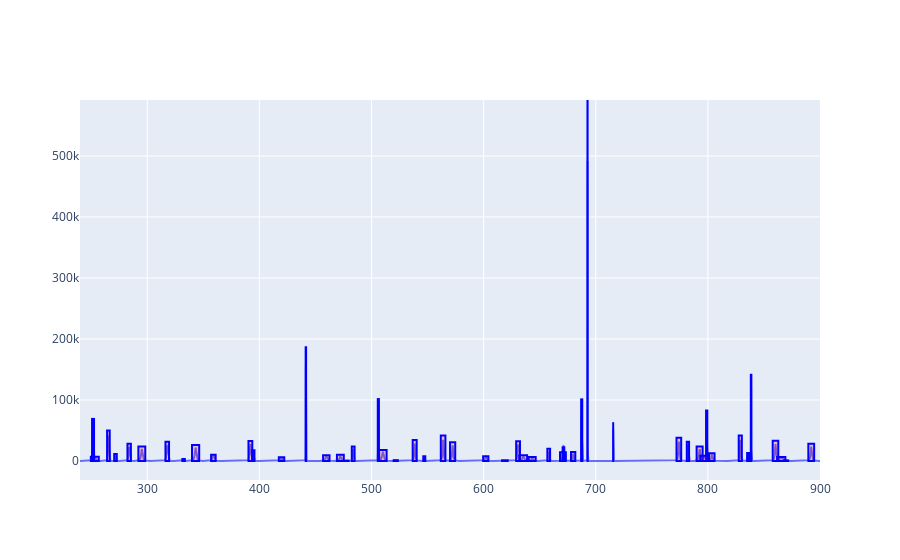

The notebook cell this image was saved under:
### Code cell
boxes = list()
for line_maximum, box_start, box_end in zip(line_maxima, box_starts, box_ends):
    boxes.append(
        go.layout.Shape(
            type='rect',
            x0=wavelengths[box_start],
            x1=wavelengths[box_end],
            y0=0,
            y1=line_maximum * 1.2,
            fillcolor='rgba(255, 0, 0, 0.2)', 
            line=dict(
                width=2, 
                color='rgba(0, 0, 255, 1)'
            )
        )
    )

fig = go.Figure(
    layout=go.Layout(shapes=boxes)
)
fig.add_trace(
    go.Scatter(
        x=wavelengths, 
        y=spectrum
    )
)
fig.show()

### Figure 1 — Plotly figure (JSON) as saved in the notebook; plotly's stock layout.template omitted (floating-point values rounded to 4 significant figures; data arrays with more than 128 entries replaced by an {"elided": "..."} marker saying what was removed)
{"data": [{"type": "scatter", "x": {"elided": "40000 float values"}, "y": {"elided": "40000 float values"}}], "layout": {"shapes": [{"fillcolor": "rgba(255, 0, 0, 0.2)", "line": {"color": "rgba(0, 0, 255, 1)", "width": 2}, "type": "rect", "x0": 835.0, "x1": 836.8, "y0": 0, "y1": 12920.0}, {"fillcolor": "rgba(255, 0, 0, 0.2)", "line": {"color": "rgba(0, 0, 255, 1)", "width": 2}, "type": "rect", "x0": 715.5, "x1": 715.6, "y0": 0, "y1": 61950.0}, {"fillcolor": "rgba(255, 0, 0, 0.2)", "line": {"color": "rgba(0, 0, 255, 1)", "width": 2}, "type": "rect", "x0": 316.2, "x1": 319.4, "y0": 0, "y1": 31500.0}, {"fillcolor": "rgba(255, 0, 0, 0.2)", "line": {"color": "rgba(0, 0, 255, 1)", "width": 2}, "type": "rect", "x0": 393.7, "x1": 395.6, "y0": 0, "y1": 17790.0}, {"fillcolor": "rgba(255, 0, 0, 0.2)", "line": {"color": "rgba(0, 0, 255, 1)", "width": 2}, "type": "rect", "x0": 656.8, "x1": 659.3, "y0": 0, "y1": 19920.0}, {"fillcolor": "rgba(255, 0, 0, 0.2)", "line": {"color": "rgba(0, 0, 255, 1)", "width": 2}, "type": "rect", "x0": 687.0, "x1": 688.0, "y0": 0, "y1": 101000.0}, {"fillcolor": "rgba(255, 0, 0, 0.2)", "line": {"color": "rgba(0, 0, 255, 1)", "width": 2}, "type": "rect", "x0": 640.2, "x1": 646.4, "y0": 0, "y1": 6702.0}, {"fillcolor": "rgba(255, 0, 0, 0.2)", "line": {"color": "rgba(0, 0, 255, 1)", "width": 2}, "type": "rect", "x0": 441.3, "x1": 441.7, "y0": 0, "y1": 186500.0}, {"fillcolor": "rgba(255, 0, 0, 0.2)", "line": {"color": "rgba(0, 0, 255, 1)", "width": 2}, "type": "rect", "x0": 798.4, "x1": 799.5, "y0": 0, "y1": 82750.0}, {"fillcolor": "rgba(255, 0, 0, 0.2)", "line": {"color": "rgba(0, 0, 255, 1)", "width": 2}, "type": "rect", "x0": 772.0, "x1": 776.2, "y0": 0, "y1": 38230.0}, {"fillcolor": "rgba(255, 0, 0, 0.2)", "line": {"color": "rgba(0, 0, 255, 1)", "width": 2}, "type": "rect", "x0": 282.3, "x1": 285.4, "y0": 0, "y1": 28080.0}, {"fillcolor": "rgba(255, 0, 0, 0.2)", "line": {"color": "rgba(0, 0, 255, 1)", "width": 2}, "type": "rect", "x0": 270.5, "x1": 272.8, "y0": 0, "y1": 11290.0}, {"fillcolor": "rgba(255, 0, 0, 0.2)", "line": {"color": "rgba(0, 0, 255, 1)", "width": 2}, "type": "rect", "x0": 599.5, "x1": 604.2, "y0": 0, "y1": 7707.0}, {"fillcolor": "rgba(255, 0, 0, 0.2)", "line": {"color": "rgba(0, 0, 255, 1)", "width": 2}, "type": "rect", "x0": 506.7, "x1": 513.5, "y0": 0, "y1": 18150.0}, {"fillcolor": "rgba(255, 0, 0, 0.2)", "line": {"color": "rgba(0, 0, 255, 1)", "width": 2}, "type": "rect", "x0": 629.0, "x1": 632.4, "y0": 0, "y1": 32450.0}, {"fillcolor": "rgba(255, 0, 0, 0.2)", "line": {"color": "rgba(0, 0, 255, 1)", "width": 2}, "type": "rect", "x0": 790.0, "x1": 795.3, "y0": 0, "y1": 23850.0}, {"fillcolor": "rgba(255, 0, 0, 0.2)", "line": {"color": "rgba(0, 0, 255, 1)", "width": 2}, "type": "rect", "x0": 546.2, "x1": 548.0, "y0": 0, "y1": 7614.0}, {"fillcolor": "rgba(255, 0, 0, 0.2)", "line": {"color": "rgba(0, 0, 255, 1)", "width": 2}, "type": "rect", "x0": 838.3, "x1": 838.8, "y0": 0, "y1": 141300.0}, {"fillcolor": "rgba(255, 0, 0, 0.2)", "line": {"color": "rgba(0, 0, 255, 1)", "width": 2}, "type": "rect", "x0": 616.4, "x1": 621.4, "y0": 0, "y1": 1110.0}, {"fillcolor": "rgba(255, 0, 0, 0.2)", "line": {"color": "rgba(0, 0, 255, 1)", "width": 2}, "type": "rect", "x0": 331.3, "x1": 333.5, "y0": 0, "y1": 3274.0}, {"fillcolor": "rgba(255, 0, 0, 0.2)", "line": {"color": "rgba(0, 0, 255, 1)", "width": 2}, "type": "rect", "x0": 249.7, "x1": 256.7, "y0": 0, "y1": 7084.0}, {"fillcolor": "rgba(255, 0, 0, 0.2)", "line": {"color": "rgba(0, 0, 255, 1)", "width": 2}, "type": "rect", "x0": 867.8, "x1": 871.6, "y0": 0, "y1": 1037.0}, {"fillcolor": "rgba(255, 0, 0, 0.2)", "line": {"color": "rgba(0, 0, 255, 1)", "width": 2}, "type": "rect", "x0": 561.8, "x1": 565.9, "y0": 0, "y1": 41660.0}, {"fillcolor": "rgba(255, 0, 0, 0.2)", "line": {"color": "rgba(0, 0, 255, 1)", "width": 2}, "type": "rect", "x0": 677.9, "x1": 681.8, "y0": 0, "y1": 14610.0}, {"fillcolor": "rgba(255, 0, 0, 0.2)", "line": {"color": "rgba(0, 0, 255, 1)", "width": 2}, "type": "rect", "x0": 482.4, "x1": 484.9, "y0": 0, "y1": 23760.0}, {"fillcolor": "rgba(255, 0, 0, 0.2)", "line": {"color": "rgba(0, 0, 255, 1)", "width": 2}, "type": "rect", "x0": 250.8, "x1": 252.5, "y0": 0, "y1": 68990.0}, {"fillcolor": "rgba(255, 0, 0, 0.2)", "line": {"color": "rgba(0, 0, 255, 1)", "width": 2}, "type": "rect", "x0": 519.7, "x1": 523.5, "y0": 0, "y1": 1383.0}, {"fillcolor": "rgba(255, 0, 0, 0.2)", "line": {"color": "rgba(0, 0, 255, 1)", "width": 2}, "type": "rect", "x0": 339.9, "x1": 346.3, "y0": 0, "y1": 26390.0}, {"fillcolor": "rgba(255, 0, 0, 0.2)", "line": {"color": "rgba(0, 0, 255, 1)", "width": 2}, "type": "rect", "x0": 857.8, "x1": 862.8, "y0": 0, "y1": 33140.0}, {"fillcolor": "rgba(255, 0, 0, 0.2)", "line": {"color": "rgba(0, 0, 255, 1)", "width": 2}, "type": "rect", "x0": 861.7, "x1": 869.1, "y0": 0, "y1": 6755.0}, {"fillcolor": "rgba(255, 0, 0, 0.2)", "line": {"color": "rgba(0, 0, 255, 1)", "width": 2}, "type": "rect", "x0": 827.5, "x1": 830.3, "y0": 0, "y1": 41590.0}, {"fillcolor": "rgba(255, 0, 0, 0.2)", "line": {"color": "rgba(0, 0, 255, 1)", "width": 2}, "type": "rect", "x0": 469.2, "x1": 475.3, "y0": 0, "y1": 10200.0}, {"fillcolor": "rgba(255, 0, 0, 0.2)", "line": {"color": "rgba(0, 0, 255, 1)", "width": 2}, "type": "rect", "x0": 390.3, "x1": 393.7, "y0": 0, "y1": 32910.0}, {"fillcolor": "rgba(255, 0, 0, 0.2)", "line": {"color": "rgba(0, 0, 255, 1)", "width": 2}, "type": "rect", "x0": 781.2, "x1": 783.2, "y0": 0, "y1": 31600.0}, {"fillcolor": "rgba(255, 0, 0, 0.2)", "line": {"color": "rgba(0, 0, 255, 1)", "width": 2}, "type": "rect", "x0": 692.6, "x1": 692.7, "y0": 0, "y1": 590100.0}, {"fillcolor": "rgba(255, 0, 0, 0.2)", "line": {"color": "rgba(0, 0, 255, 1)", "width": 2}, "type": "rect", "x0": 801.0, "x1": 805.9, "y0": 0, "y1": 12700.0}, {"fillcolor": "rgba(255, 0, 0, 0.2)", "line": {"color": "rgba(0, 0, 255, 1)", "width": 2}, "type": "rect", "x0": 668.1, "x1": 673.3, "y0": 0, "y1": 14330.0}, {"fillcolor": "rgba(255, 0, 0, 0.2)", "line": {"color": "rgba(0, 0, 255, 1)", "width": 2}, "type": "rect", "x0": 631.7, "x1": 638.8, "y0": 0, "y1": 9302.0}, {"fillcolor": "rgba(255, 0, 0, 0.2)", "line": {"color": "rgba(0, 0, 255, 1)", "width": 2}, "type": "rect", "x0": 889.6, "x1": 894.8, "y0": 0, "y1": 28400.0}, {"fillcolor": "rgba(255, 0, 0, 0.2)", "line": {"color": "rgba(0, 0, 255, 1)", "width": 2}, "type": "rect", "x0": 670.4, "x1": 671.9, "y0": 0, "y1": 22390.0}, {"fillcolor": "rgba(255, 0, 0, 0.2)", "line": {"color": "rgba(0, 0, 255, 1)", "width": 2}, "type": "rect", "x0": 476.3, "x1": 479.6, "y0": 0, "y1": 532.6}, {"fillcolor": "rgba(255, 0, 0, 0.2)", "line": {"color": "rgba(0, 0, 255, 1)", "width": 2}, "type": "rect", "x0": 793.2, "x1": 800.5, "y0": 0, "y1": 8634.0}, {"fillcolor": "rgba(255, 0, 0, 0.2)", "line": {"color": "rgba(0, 0, 255, 1)", "width": 2}, "type": "rect", "x0": 417.3, "x1": 422.2, "y0": 0, "y1": 6191.0}, {"fillcolor": "rgba(255, 0, 0, 0.2)", "line": {"color": "rgba(0, 0, 255, 1)", "width": 2}, "type": "rect", "x0": 570.0, "x1": 574.7, "y0": 0, "y1": 30700.0}, {"fillcolor": "rgba(255, 0, 0, 0.2)", "line": {"color": "rgba(0, 0, 255, 1)", "width": 2}, "type": "rect", "x0": 536.7, "x1": 540.3, "y0": 0, "y1": 34450.0}, {"fillcolor": "rgba(255, 0, 0, 0.2)", "line": {"color": "rgba(0, 0, 255, 1)", "width": 2}, "type": "rect", "x0": 356.9, "x1": 361.0, "y0": 0, "y1": 10250.0}, {"fillcolor": "rgba(255, 0, 0, 0.2)", "line": {"color": "rgba(0, 0, 255, 1)", "width": 2}, "type": "rect", "x0": 292.1, "x1": 298.2, "y0": 0, "y1": 23800.0}, {"fillcolor": "rgba(255, 0, 0, 0.2)", "line": {"color": "rgba(0, 0, 255, 1)", "width": 2}, "type": "rect", "x0": 264.2, "x1": 266.5, "y0": 0, "y1": 50180.0}, {"fillcolor": "rgba(255, 0, 0, 0.2)", "line": {"color": "rgba(0, 0, 255, 1)", "width": 2}, "type": "rect", "x0": 505.6, "x1": 506.6, "y0": 0, "y1": 101500.0}, {"fillcolor": "rgba(255, 0, 0, 0.2)", "line": {"color": "rgba(0, 0, 255, 1)", "width": 2}, "type": "rect", "x0": 456.8, "x1": 462.6, "y0": 0, "y1": 9574.0}]}}
